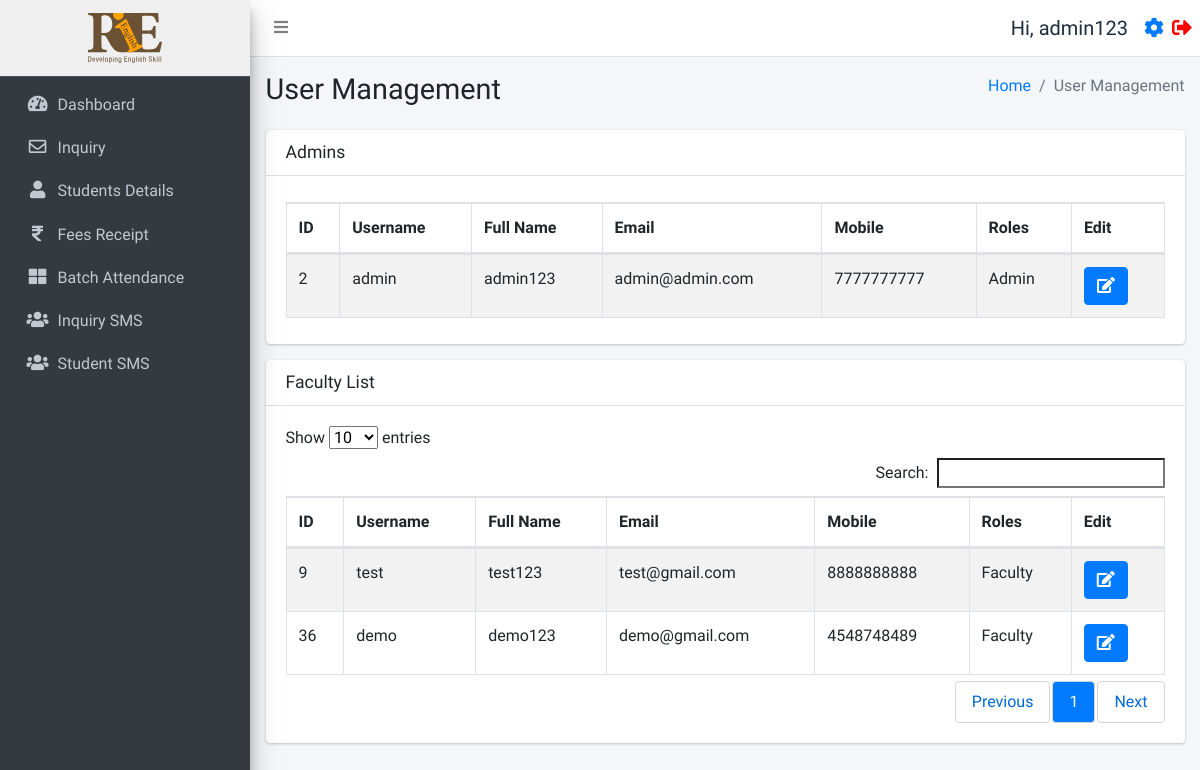
The page /user_management.php (signed in) on the database as committed earlier.
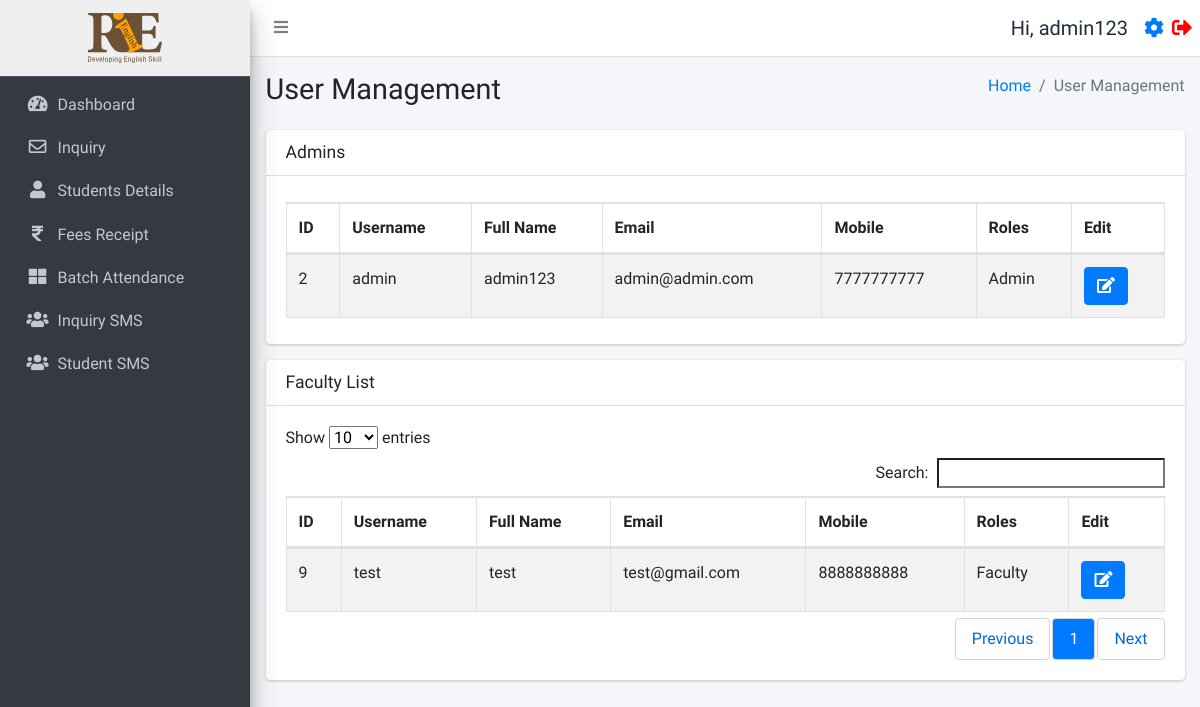
The same page on the database as committed later.
### tables this page shows
CREATE TABLE `users` (
  `id` int(11) NOT NULL,
  `username` varchar(255) NOT NULL,
  `fullname` varchar(255) NOT NULL,
  `email` varchar(255) NOT NULL,
  `mobile` varchar(15) NOT NULL,
  `password` varchar(255) NOT NULL,
  `status` int(11) NOT NULL,
  `created_at` timestamp NOT NULL DEFAULT current_timestamp()
);

### function.php (called while the page is built, shortened)
<?php
require_once('db.php');
function selectFromTable($tableName, $columns, $whereConditions) {
    global $db;
    try {
        $sql = "SELECT " . implode(', ', $columns) . " FROM $tableName";
        if (!empty($whereConditions)) {
            $sql .= " WHERE " . implode(' AND ', array_map(function ($col, $val) {
                if (is_array($val)) {
                    return "$col IN (:" . implode(", :", array_keys($val)) . ")";
                } else {
                    return "$col = :$col";
                }
            }, array_keys($whereConditions), $whereConditions));
        }
        $stmt = $db->prepare($sql);
        foreach ($whereConditions as $col => $value) {
            if (is_array($value)) {
                foreach ($value as $key => $val) {
                    $stmt->bindValue(":$key", $val);
                }
            } else {
                $stmt->bindValue(":$col", $value);
            }
        }
        $stmt->execute();
        return $stmt->fetchAll(PDO::FETCH_ASSOC);
    } catch (PDOException $e) {
        return false;
    }
}
?>

### user_management.php (the view, shortened to what the changed rows need)
<!DOCTYPE html>
<html lang="en">
<head>
</head>
<body>
<?php include('./header.php'); ?>
<?php include('./db.php'); ?>
<?php
require_once('function.php');
$userData = selectFromTable('users', ['id', 'username', 'fullname', 'email', 'mobile', 'status', 'created_at'], []);
$superAdmins = array_filter($userData, function($user) {
    return $user['status'] == 0;
});
$admins = array_filter($userData, function($user) {
    return $user['status'] == 1;
});
$faculty = array_filter($userData, function($user) {
    return $user['status'] == 2;
});
$userStatus = $_SESSION['user_status'] ?? null;
?>
<div class="content-wrapper">
    <div class="content-header">
        <div class="container-fluid">
            <div class="row mb-2">
                <div class="col-sm-6">
                    <h1 class="m-0">User Management</h1>
                </div>
            </div>
        </div>
    </div>
    <section class="content">
        <div class="container-fluid">
            <div class="row">
                <div class="col-12">
                    <?php if ($userStatus == 'super_admin'): ?>
                        <div class="card">
                            <div class="card-header">
                                <h3 class="card-title">Super Admins</h3>
                                <div class="card-tools">
                                    <a href="./user_management_form.php" class="btn btn-primary">Add New Users</a>
                                </div>
                            </div>
                            <div class="card-body">
                                <div class="table-responsive">
                                    <table id="superAdminTable" class="table table-bordered table-striped">
                                        <thead>
                                            <tr>
                                                <th>ID</th>
                                                <th>Username</th>
                                                <th>Full Name</th>
                                                <th>Email</th>
                                                <th>Mobile</th>
                                                <th>Roles</th>
                                                <th>Edit</th>
                                                <th>Delete</th>
                                            </tr>
                                        </thead>
                                        <tbody>
                                            <?php foreach ($superAdmins as $row): ?>
                                            <tr>
                                                <td><?= htmlspecialchars($row['id']) ?></td>
                                                <td><?= htmlspecialchars($row['username']) ?></td>
                                                <td><?= htmlspecialchars($row['fullname']) ?></td>
                                                <td><?= htmlspecialchars($row['email']) ?></td>
                                                <td><?= htmlspecialchars($row['mobile']) ?></td>
                                                <td>Super Admin</td>
                                                <td><a href='user_management_form.php?id=<?= htmlspecialchars($row['id']) ?>' class='btn btn-primary'><i class='fas fa-edit'></i></a></td>
                                                <td><a href='javascript:void(0);' onclick='confirmDelete(<?= $row['id'] ?>)' class='btn btn-danger'><i class='fas fa-trash'></i></a></td>
                                            </tr>
                                            <?php endforeach; ?>
                                        </tbody>
                                    </table>
                                </div>
                            </div>
                        </div>
                        <div class="card">
                            <div class="card-header">
                                <h3 class="card-title">Admins</h3>
                            </div>
                            <div class="card-body">
                                <div class="table-responsive">
                                    <table id="adminTable" class="table table-bordered table-striped">
                                        <thead>
                                            <tr>
                                                <th>ID</th>
                                                <th>Username</th>
                                                <th>Full Name</th>
                                                <th>Email</th>
                                                <th>Mobile</th>
                                                <th>Roles</th>
                                                <th>Edit</th>
                                                <th>Delete</th>
                                            </tr>
                                        </thead>
                                        <tbody>
                                            <?php foreach ($admins as $row): ?>
                                            <tr>
                                                <td><?= htmlspecialchars($row['id']) ?></td>
                                                <td><?= htmlspecialchars($row['username']) ?></td>
                                                <td><?= htmlspecialchars($row['fullname']) ?></td>
                                                <td><?= htmlspecialchars($row['email']) ?></td>
                                                <td><?= htmlspecialchars($row['mobile']) ?></td>
                                                <td>Admin</td>
                                                <td><a href='user_management_form.php?id=<?= htmlspecialchars($row['id']) ?>' class='btn btn-primary'><i class='fas fa-edit'></i></a></td>
                                                <td><a href='javascript:void(0);' onclick='confirmDelete(<?= $row['id'] ?>)' class='btn btn-danger'><i class='fas fa-trash'></i></a></td>
                                            </tr>
                                            <?php endforeach; ?>
                                        </tbody>
                                    </table>
                                </div>
                            </div>
                        </div>
                        <div class="card">
                            <div class="card-header">
                                <h3 class="card-title">Faculty List</h3>
                            </div>
                            <div class="card-body">
                                <div class="table-responsive">
                                    <table id="facultyTable" class="table table-bordered table-striped">
                                        <thead>
                                            <tr>
                                                <th>ID</th>
                                                <th>Username</th>
                                                <th>Full Name</th>
                                                <th>Email</th>
                                                <th>Mobile</th>
                                                <th>Roles</th>
                                                <th>Edit</th>
                                                <th>Delete</th>
                                            </tr>
                                        </thead>
                                        <tbody>
                                            <?php foreach ($faculty as $row): ?>
                                            <tr>
                                                <td><?= htmlspecialchars($row['id']) ?></td>
                                                <td><?= htmlspecialchars($row['username']) ?></td>
                                                <td><?= htmlspecialchars($row['fullname']) ?></td>
                                                <td><?= htmlspecialchars($row['email']) ?></td>
                                                <td><?= htmlspecialchars($row['mobile']) ?></td>
                                                <td>Faculty</td>
                                                <td><a href='user_management_form.php?id=<?= htmlspecialchars($row['id']) ?>' class='btn btn-primary'><i class='fas fa-edit'></i></a></td>
                                                <td><a href='javascript:void(0);' onclick='confirmDelete(<?= $row['id'] ?>)' class='btn btn-danger'><i class='fas fa-trash'></i></a></td>
                                            </tr>
                                            <?php endforeach; ?>
                                        </tbody>
                                    </table>
                                </div>
                            </div>
                        </div>
                    <?php elseif ($userStatus == 'admin'): ?>
                        <div class="card">
                            <div class="card-body">
                                <div class="table-responsive">
                                    <table id="adminTable" class="table table-bordered table-striped">
                                        <thead>
                                            <tr>
                                                <th>ID</th>
                                                <th>Username</th>
                                                <th>Full Name</th>
                                                <th>Email</th>
                                                <th>Mobile</th>
                                                <th>Roles</th>
                                                <th>Edit</th>
                                            </tr>
                                        </thead>
                                        <tbody>
                                            <?php foreach ($admins as $row): ?>
                                            <tr>
                                                <td><?= htmlspecialchars($row['id']) ?></td>
                                                <td><?= htmlspecialchars($row['username']) ?></td>
                                                <td><?= htmlspecialchars($row['fullname']) ?></td>
                                                <td><?= htmlspecialchars($row['email']) ?></td>
                                                <td><?= htmlspecialchars($row['mobile']) ?></td>
                                                <td>Admin</td>
                                                <td><a href='user_management_form.php?id=<?= htmlspecialchars($row['id']) ?>' class='btn btn-primary'><i class='fas fa-edit'></i></a></td>
                                            </tr>
                                            <?php endforeach; ?>
                                        </tbody>
                                    </table>
                                </div>
                            </div>
                        </div>
                        <div class="card">
                            <div class="card-body">
                                <div class="table-responsive">
                                    <table id="facultyTable" class="table table-bordered table-striped">
                                        <thead>
                                            <tr>
                                                <th>ID</th>
                                                <th>Username</th>
                                                <th>Full Name</th>
                                                <th>Email</th>
                                                <th>Mobile</th>
                                                <th>Roles</th>
                                                <th>Edit</th>
                                            </tr>
                                        </thead>
                                        <tbody>
                                            <?php foreach ($faculty as $row): ?>
                                            <tr>
                                                <td><?= htmlspecialchars($row['id']) ?></td>
                                                <td><?= htmlspecialchars($row['username']) ?></td>
                                                <td><?= htmlspecialchars($row['fullname']) ?></td>
                                                <td><?= htmlspecialchars($row['email']) ?></td>
                                                <td><?= htmlspecialchars($row['mobile']) ?></td>
                                                <td>Faculty</td>
                                                <td><a href='user_management_form.php?id=<?= htmlspecialchars($row['id']) ?>' class='btn btn-primary'><i class='fas fa-edit'></i></a></td>
                                            </tr>
                                            <?php endforeach; ?>
                                        </tbody>
                                    </table>
                                </div>
                            </div>
                        </div>
                    <?php endif; ?>
                </div>
            </div>
        </div>
    </section>
</div>
<?php include('./footer.php'); ?>

### header.php (shortened to what the changed rows need)
<?php
require_once 'db.php';
require_once ('function.php');
$user = selectFromTable('users', ['*'], ['id' => $_SESSION['user_id']]);
$user = $user[0];
?>
<!DOCTYPE html>
<html lang="en">
<head>
  <link rel="stylesheet" href="./plugins/fontawesome-free/css/all.min.css">
  <link rel="stylesheet" href="https://code.ionicframework.com/ionicons/2.0.1/css/ionicons.min.css">
  <link rel="stylesheet" href="./plugins/icheck-bootstrap/icheck-bootstrap.min.css">
  <link rel="stylesheet" href="https://cdn.datatables.net/1.10.19/css/dataTables.bootstrap4.min.css">
  <link rel="stylesheet" href="./asset/css/adminlte.min.css">
  <link rel="stylesheet" href="./asset/css/style.css">
</head>
<body class="hold-transition sidebar-mini layout-fixed">
  <div class="wrapper">
    <nav class="main-header navbar navbar-expand navbar-white navbar-light sticky-top">
      <ul class="navbar-nav ml-auto">
        <li class="nav-item d-flex align-items-center">
          <span class="mr-3" style="font-size:20px;">Hi, <?php echo $user['fullname']; ?></span>
          <a href="./profile.php" style="font-size:20px;" class="d-block mr-2"><i class="fas fa-cog"></i></a>
          <a href="./logout.php" style="font-size:20px;"><i class="fas fa-sign-out-alt" style="color:red"></i></a>
        </li>
      </ul>
    </nav>

Rows that differ between the two databases and show on the page:
removed users: id "36", username "demo", fullname "demo123", email "demo@gmail.com", mobile "4548748489", shown under "Faculty List"
changed users "test": fullname "test123" → "test"
